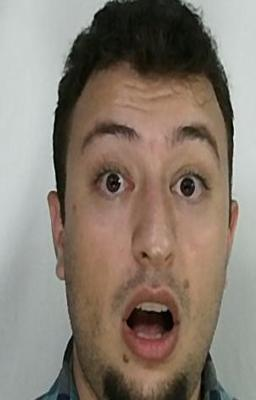
%> input picture Introduction to Facial Micro Expressions Analysis Using Color and Depth Images a Matlab Coding Approach/Exp_Sur_Color.jpg, 256 x 400 px
$ octave 'c.2.3_Color and depth images in spatial and frequency domains.m'   (GNU Octave 9; MATLAB toolbox functions it lacks are replaced by stand-ins)
%> lines starting %> are read from the running program, lines starting %| are printed output that depends on the picture
clc;    % Clearing the Command Window
clear;  % Clearing the Workspace
RGB=imread('Exp_Sur_Color.jpg'); % Reading color image
%> RGB is the input picture: size 400x256x3 uint8; mean R, G, B 136, 124.2, 112.7
RGB=rgb2gray(RGB); % Converting color image to gray
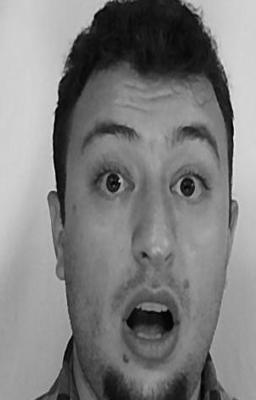
%> RGB: size 400x256 uint8; min 1, max 237, mean 126.4
Depth= imread('Exp_Sur_Depth.png'); % Reading depth image
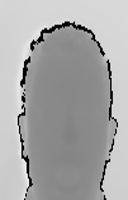
%> input picture Introduction to Facial Micro Expressions Analysis Using Color and Depth Images a Matlab Coding Approach/Exp_Sur_Depth.png, 128 x 200 px
%> Depth is the input picture: size 200x128 uint8; min 0, max 255, mean 167.4
FreqColor=fft2(RGB); % Two-dimensional Fourier transform of matrix
FreqDepth=fft2(Depth); % Two-dimensional Fourier transform of matrix
subplot(2,2,1)
imshow(log(1+abs(FreqColor)),[]); % Color image in frequency domain
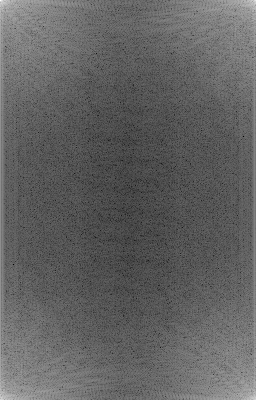
%> displayed picture: size 400x256, on the screen's scale of 0 to 255; min 0, max 255, mean 98.1
title('Color in frequency domain');
subplot(2,2,2)
imshow(log(1+abs(FreqDepth)),[]); % Depth image in frequency domain
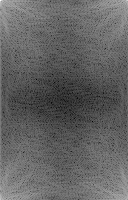
%> displayed picture: size 200x128, on the screen's scale of 0 to 255; min 0, max 255, mean 98.7
title('Depth in frequency domain');
subplot(2,2,3)
imshow(RGB); % Color image in spatial domain
title('Color in spatial domain');
subplot(2,2,4)
imshow(Depth); % Depth image in spatial domain
title('Depth in spatial domain');
